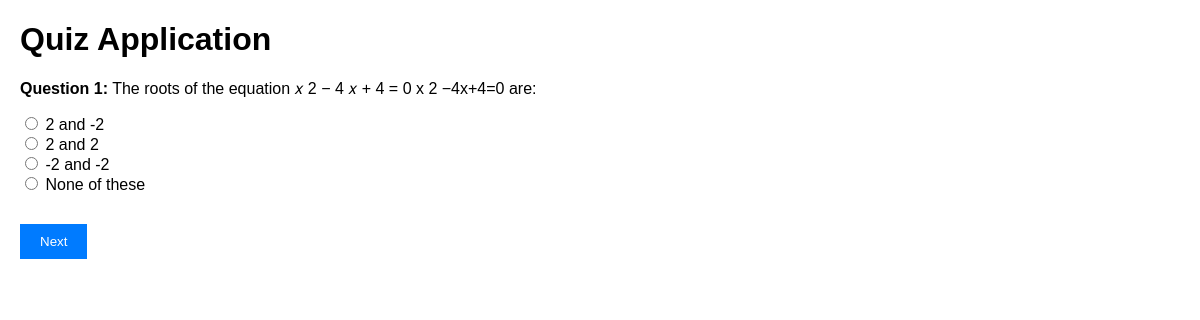
Before: /start_quiz/4/4 with the older database file.
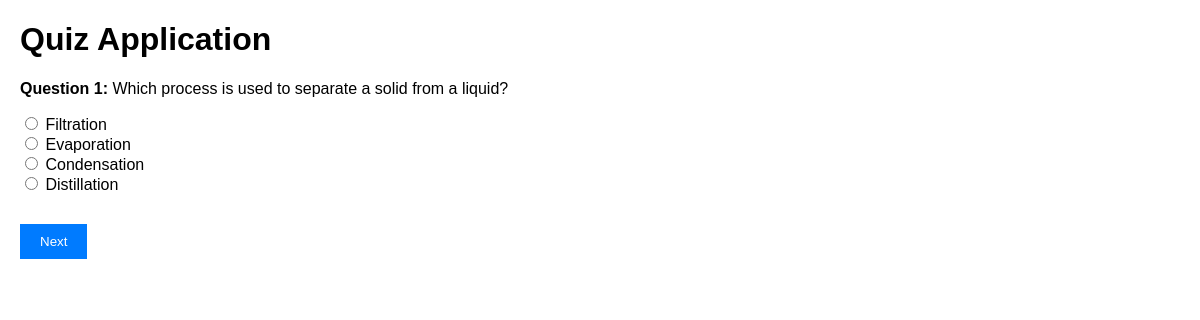
After: the same page with the newer database file.
### tables this page shows
CREATE TABLE question(
    id INTEGER PRIMARY KEY AUTOINCREMENT,
    quiz_id INTEGER,
    question_statement TEXT,
    option_1 TEXT,
    option_2 TEXT,option_3 TEXT,option_4 TEXT,correct_option TEXT,chid TEXT,question_title TEXT,FOREIGN KEY(quiz_id) REFERENCES quiz(id)
);

### app.py (the view)
@app.route('/start_quiz/<int:id>/<int:u_id>', methods=['GET','POST'])
def start_quiz(id,u_id):
    QUESTIONS = question_get(id)
    if 'current_index' not in session:
        session['current_index'] = 0
        session['score'] = 0
    current_index = session['current_index']
    if current_index >= len(QUESTIONS):
        score = session.pop('score', 0)
        total_questions = len(QUESTIONS)
        session.pop('current_index', None)
        update_score(id,u_id,score)
        return render_template('start_quiz.html', current_question=None, score=score, total_questions=total_questions,a=id,b=u_id)
    question_data = QUESTIONS[current_index]
    if request.method == 'POST':
        user_answer = request.form['user_answer']
        correct_answer = question_data['answer']
        if user_answer == correct_answer:
            session['score'] += 1
        session['current_index'] += 1
    return render_template(
        'start_quiz.html',
        current_question=question_data['question'],
        options=question_data['options'],
        question_number=current_index + 1,a=id,b=u_id
    )

### database.py (called while the page is built)
def question_get(id):
    con = sqlite3.connect('database.sqlite3')
    cur = con.cursor()
    query = f"SELECT question_statement,option_1,option_2,option_3,option_4,correct_option FROM question WHERE quiz_id=?"
    cur.execute(query,(id,))
    res1 = cur.fetchall()
    con.commit()
    con.close()
    res = []
    for a in res1:
        l={}
        l['question'] = a[0]
        l['options'] = [a[1],a[2],a[3],a[4]]
        l['answer'] = a[5]
        res.append(l)
    return res

### templates/start_quiz.html (shortened to what this page needs)
<!DOCTYPE html>
<html lang="en">
<head>
</head>
<body>
    {%set i = namespace(value=1)%}
    <h1>Quiz Application</h1>
    <div id="quiz-container">
        <form action="/start_quiz/{{a}}/{{b}}" method="POST">
            {% if current_question is not none %}
                <div class="question-container">
                    <p><strong>Question {{ question_number }}:</strong> {{ current_question }}</p>
                    <div>
                        {% for option in options %}
                            <input type="radio" id="option{{ loop.index }}" name="user_answer" value="{{ i.value }}" required>
                            <label for="option{{ loop.index }}">{{ option }}</label><br>
                            {%set i.value = i.value + 1 %}
                        {% endfor %}
                    </div>
                </div>
                <button type="submit" class="button">Next</button>
            {% else %}
                <p>Quiz complete! Your score is {{ score }} out of {{ total_questions }}.</p>
                <button class="button"><a href="/user/{{b}}">close</a></button>
            {% endif %}
        </form>
    </div>
</body>
</html>

Changed rows visible on the page:
no longer on this page (row edited): question: question_statement "The roots of the equation 𝑥 2 − 4 𝑥 + 4 = 0 x 2 −4x+4=0 are:", option_1 "2 and -2", option_2 "2 and 2", option_3 "-2 and -2", option_4 "None of these"
now on this page (row edited): question: question_statement "Which process is used to separate a solid from a liquid?", option_1 "Filtration", option_2 "Evaporation", option_3 "Condensation", option_4 "Distillation"
